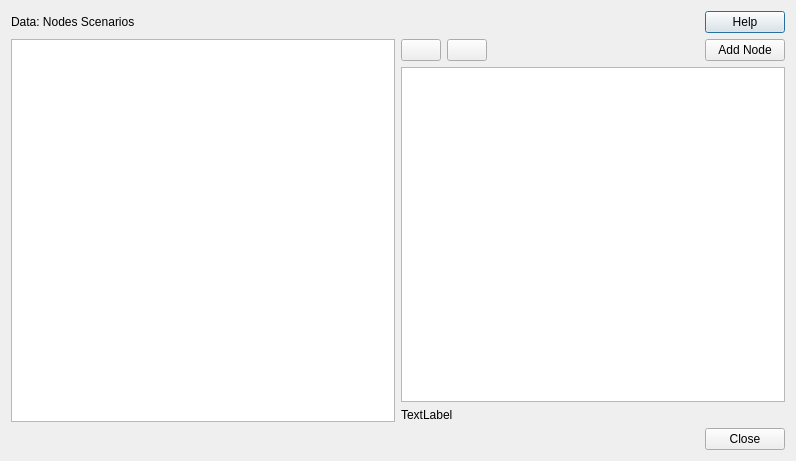
<?xml version="1.0" encoding="UTF-8"?>
<ui version="4.0">
 <class>Dialog</class>
 <widget class="QDialog" name="Dialog">
  <property name="geometry">
   <rect>
    <x>0</x>
    <y>0</y>
    <width>796</width>
    <height>461</height>
   </rect>
  </property>
  <property name="windowTitle">
   <string>Data | Links</string>
  </property>
  <layout class="QVBoxLayout" name="verticalLayout_4">
   <item>
    <layout class="QVBoxLayout" name="verticalLayout_3">
     <item>
      <layout class="QHBoxLayout" name="horizontalLayout">
       <item>
        <widget class="QLabel" name="label_title">
         <property name="text">
          <string>&lt;html&gt;&lt;head/&gt;&lt;body&gt;&lt;p&gt;&lt;span style=&quot; font-size:14pt;&quot;&gt;Data: &lt;/span&gt;&lt;span style=&quot; font-size:14pt; font-weight:600;&quot;&gt;Nodes&lt;/span&gt;&lt;/p&gt;&lt;p&gt;&lt;span style=&quot; font-style:italic;&quot;&gt;Scenarios&lt;/span&gt;&lt;/p&gt;&lt;/body&gt;&lt;/html&gt;</string>
         </property>
        </widget>
       </item>
       <item>
        <spacer name="horizontalSpacer">
         <property name="orientation">
          <enum>Qt::Horizontal</enum>
         </property>
         <property name="sizeHint" stdset="0">
          <size>
           <width>40</width>
           <height>20</height>
          </size>
         </property>
        </spacer>
       </item>
       <item>
        <widget class="QPushButton" name="btn_help">
         <property name="text">
          <string notr="true">Help</string>
         </property>
        </widget>
       </item>
      </layout>
     </item>
     <item>
      <layout class="QVBoxLayout" name="verticalLayout_2">
       <item>
        <layout class="QHBoxLayout" name="horizontalLayout_3">
         <item>
          <widget class="QTreeView" name="scenarios_tree"/>
         </item>
         <item>
          <layout class="QVBoxLayout" name="verticalLayout">
           <item>
            <layout class="QHBoxLayout" name="horizontalLayout_2">
             <item>
              <widget class="QPushButton" name="show_used">
               <property name="text">
                <string/>
               </property>
              </widget>
             </item>
             <item>
              <widget class="QPushButton" name="show_changed">
               <property name="text">
                <string/>
               </property>
              </widget>
             </item>
             <item>
              <spacer name="horizontalSpacer_3">
               <property name="orientation">
                <enum>Qt::Horizontal</enum>
               </property>
               <property name="sizeHint" stdset="0">
                <size>
                 <width>40</width>
                 <height>20</height>
                </size>
               </property>
              </spacer>
             </item>
             <item>
              <widget class="QPushButton" name="add_node_btn">
               <property name="text">
                <string>Add Node</string>
               </property>
               <property name="icon">
                <iconset>
                 <normaloff>icons/add-scenario.svg</normaloff>icons/add-scenario.svg</iconset>
               </property>
              </widget>
             </item>
            </layout>
           </item>
           <item>
            <widget class="QTreeView" name="node_tree"/>
           </item>
           <item>
            <widget class="QLabel" name="total_items_nodes">
             <property name="text">
              <string>TextLabel</string>
             </property>
            </widget>
           </item>
          </layout>
         </item>
        </layout>
       </item>
       <item>
        <layout class="QHBoxLayout" name="horizontalLayout_5">
         <item>
          <spacer name="horizontalSpacer_2">
           <property name="orientation">
            <enum>Qt::Horizontal</enum>
           </property>
           <property name="sizeHint" stdset="0">
            <size>
             <width>40</width>
             <height>20</height>
            </size>
           </property>
          </spacer>
         </item>
         <item>
          <widget class="QDialogButtonBox" name="buttonBox">
           <property name="sizePolicy">
            <sizepolicy hsizetype="Maximum" vsizetype="Fixed">
             <horstretch>0</horstretch>
             <verstretch>0</verstretch>
            </sizepolicy>
           </property>
           <property name="orientation">
            <enum>Qt::Horizontal</enum>
           </property>
           <property name="standardButtons">
            <set>QDialogButtonBox::Close</set>
           </property>
          </widget>
         </item>
        </layout>
       </item>
      </layout>
     </item>
    </layout>
   </item>
  </layout>
 </widget>
 <tabstops>
  <tabstop>btn_help</tabstop>
  <tabstop>scenarios_tree</tabstop>
 </tabstops>
 <resources/>
 <connections>
  <connection>
   <sender>buttonBox</sender>
   <signal>rejected()</signal>
   <receiver>Dialog</receiver>
   <slot>reject()</slot>
   <hints>
    <hint type="sourcelabel">
     <x>317</x>
     <y>496</y>
    </hint>
    <hint type="destinationlabel">
     <x>286</x>
     <y>274</y>
    </hint>
   </hints>
  </connection>
 </connections>
</ui>
